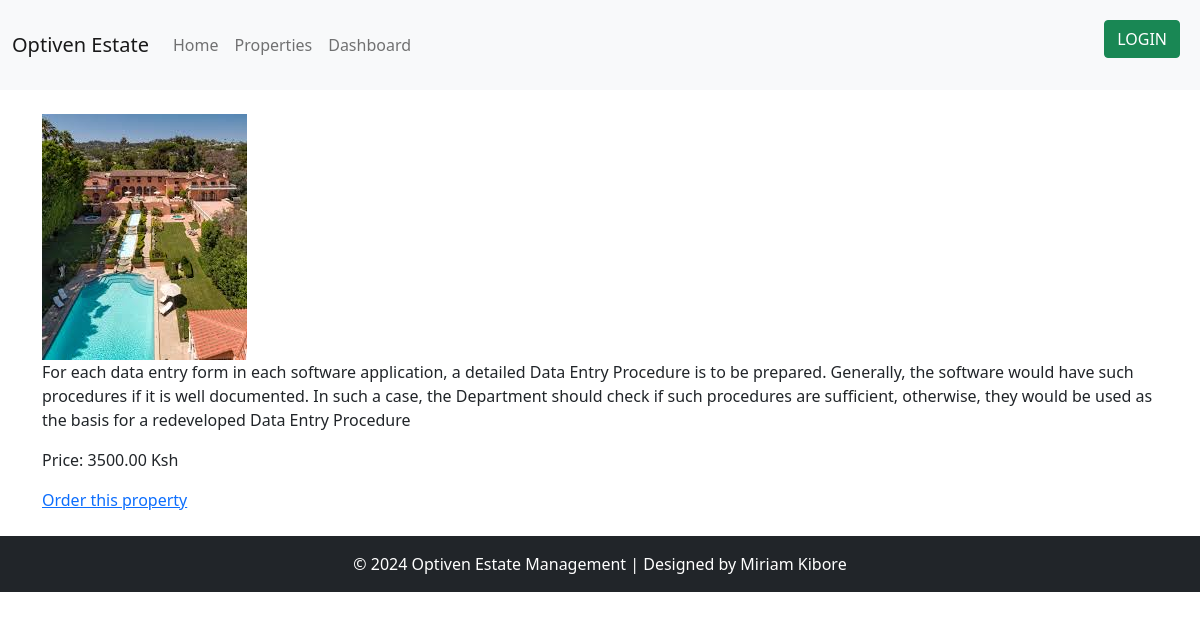
/properties/3/, run on the app's committed database.
### estates/models.py (models this page shows, shortened)
class Property(models.Model):
    title = models.CharField(max_length=200)
    description = models.TextField()
    price = models.DecimalField(max_digits=10, decimal_places=2)
    location = models.CharField(max_length=200)
    image = models.ImageField(upload_to='properties/')

### estates/views.py (the view)
# urls.py: path('properties/<int:pk>/', views.property_detail, name='property_detail'),
def property_detail(request, pk):
    selected_property = get_object_or_404(Property, pk=pk)
    return render(request, 'estates/property_detail.html', {'property': selected_property})

### estates/templates/estates/property_detail.html (shortened to what this page needs)
{% extends 'estates/base.html' %}
{% block content %}
    <img src="{{ property.image.url }}" alt="{{ property.name }}">
    <p>{{ property.description }}</p>
    <p>Price: {{ property.price }} Ksh</p>
    <a href="{% url 'order_property' property.pk %}">Order this property</a>
{% endblock %}

### data on the page
Property: image (picture), description "For each data entry form in each software application, a detailed Data Entry Procedure is to be prepared. Generally, the software would have such procedures if it is well documented. In such a case, the Department should check if such procedures are sufficient, otherwise, they would be used as the basis for a redeveloped Data Entry Procedure", price "3500.00"
